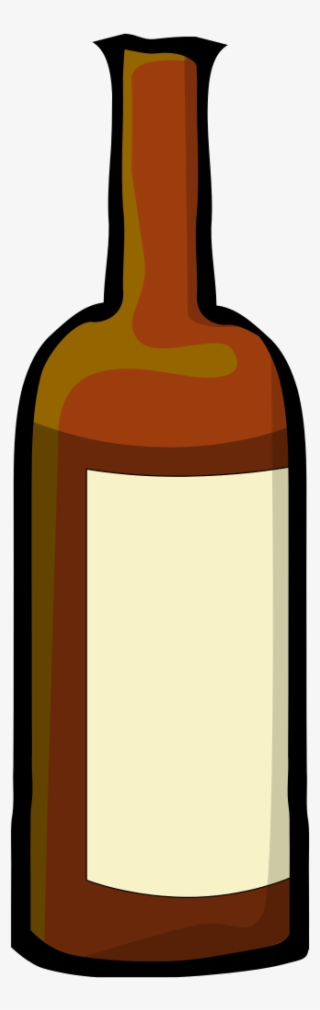
#> input picture Final RPG/winebottle1.png, 320 x 1010 px; its folder holds 6 pictures in this run
$ python -i FinalRPG.py   (imports and definitions only)   (older library calls are emulated)
#> lines starting #> are read from the running program, lines starting #| are printed output that depends on the picture
import tkinter as tk
from PIL import Image, ImageTk
from tkinter import font as tkFont
from tictactoeGUI import ticTacToe as tttGame
import configFile as cf
import random
import time

# Initializes main window
# [3 lines not run here, left out]

# Creates fonts
helv10 = tkFont.Font(family = "Helvetica", size = 10)
helv15 = tkFont.Font(family = "Helvetica", size = 15)
helv20 = tkFont.Font(family = "Helvetica", size = 17)
helv25 = tkFont.Font(family = "Helvetica", size = 25)
helv35 = tkFont.Font(family = "Helvetica", size = 35)

tooltipList = []

# Function containing all of the tic tac toe code
# [276 lines left out: functions ticTacToe, guessingGame, codeEnter, displayEnd, not called in this run]

def wineGuesser():
    # Python garbage collector goes ahead and gets rid of the image variables if they are local for whatever reason
    global wgWindow, wine1_img, wine2_img, wine3_img
    wgWindow = tk.Toplevel()
    wgWindow.title("Wine Guesser")
    wgWindow.geometry("500x300")

    # [13 lines left out: function submit, not called in this run]

    titleLabel = tk.Label(wgWindow, text = "Wine Guesser", font = helv25)
    descLabel = tk.Label(wgWindow, text = "Choose a poi- wine. Be careful now.", font = helv15)

    # Create wine bottles
    preWine1_img = Image.open("winebottle1.png")
#> preWine1_img is the input picture: PIL image 320x1010 RGB; mean R, G, B 180.7, 159.2, 134.1
    preWine1_img = preWine1_img.resize((60, 90), Image.ANTIALIAS)
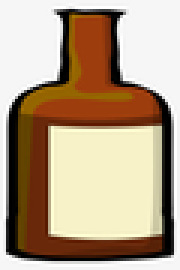
#> preWine1_img: PIL image 60x90 RGB (shown 3 times larger); mean R, G, B 180.9, 159.5, 134.5
    wine1_img = ImageTk.PhotoImage(preWine1_img)

    preWine2_img = Image.open("winebottle2.png")
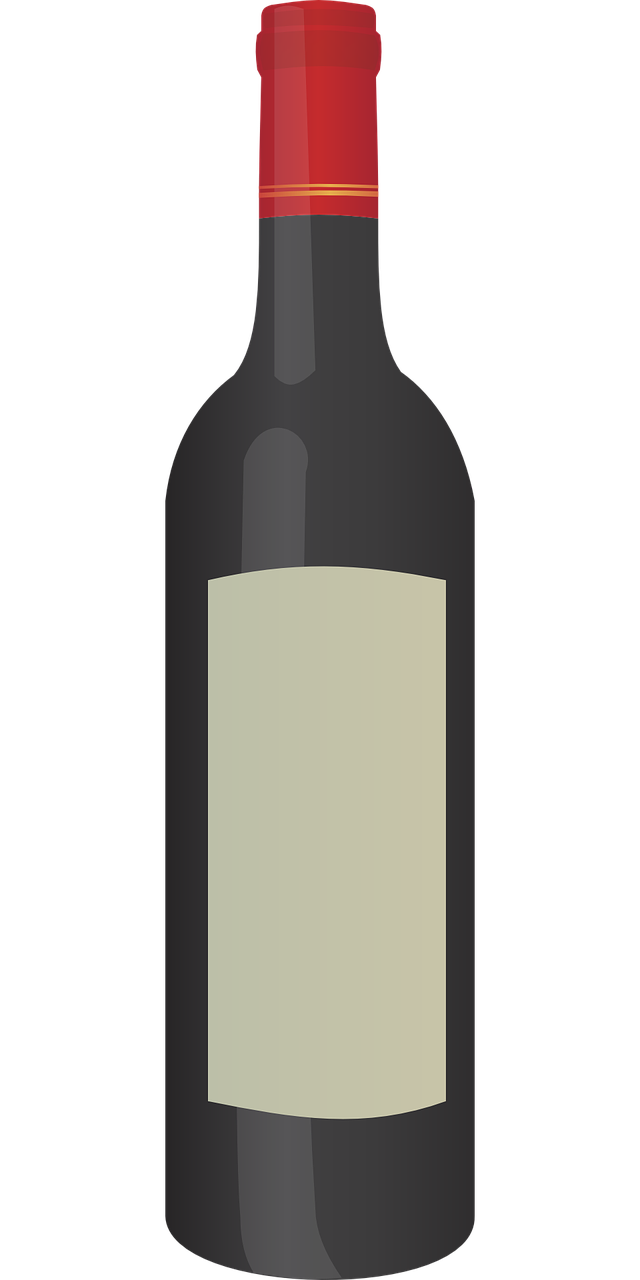
#> input picture Final RPG/winebottle2.png, 640 x 1280 px
#> preWine2_img is the input picture: PIL image 640x1280 RGBA; mean R, G, B, A 48, 43.5, 39.8, 98.3
    preWine2_img = preWine2_img.resize((60, 90), Image.ANTIALIAS)
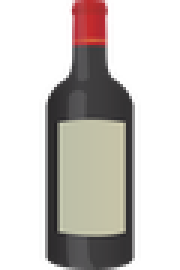
#> preWine2_img: PIL image 60x90 RGBA (shown 3 times larger); mean R, G, B, A 51.8, 45.9, 42.5, 98.3; transparent parts drawn white
    wine2_img = ImageTk.PhotoImage(preWine2_img)

    preWine3_img = Image.open("winebottle3.png")
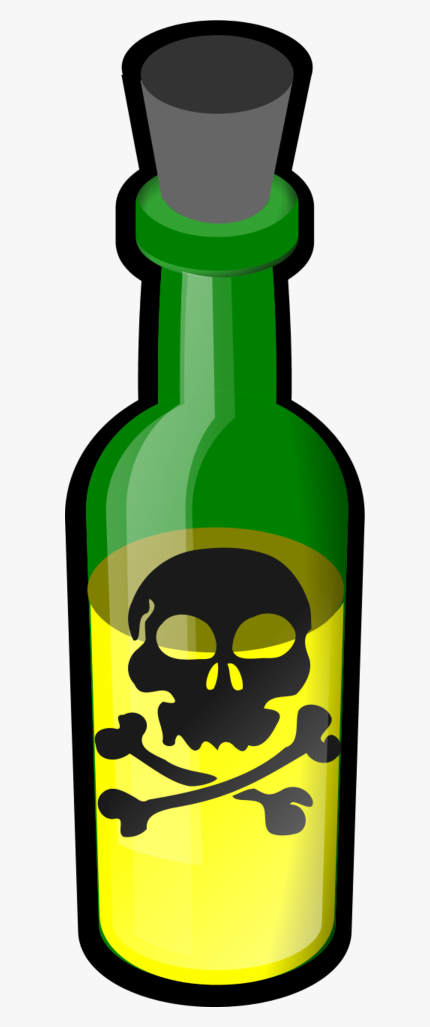
#> input picture Final RPG/winebottle3.png, 860 x 2054 px (shown at 1/2 size)
#> preWine3_img is the input picture: PIL image 860x2054 RGBA; mean R, G, B, A 166.3, 180.7, 138.6, 255
    preWine3_img = preWine3_img.resize((60, 90), Image.ANTIALIAS)
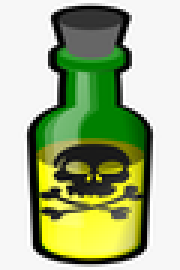
#> preWine3_img: PIL image 60x90 RGBA (shown 3 times larger); mean R, G, B, A 166.5, 180.9, 139, 255
    wine3_img = ImageTk.PhotoImage(preWine3_img)

    # Creates image labels
    wine1 = tk.Button(wgWindow, image = wine1_img, command = lambda: submit(1))
    wine2 = tk.Button(wgWindow, image = wine2_img, command = lambda: submit(2))
    wine3 = tk.Button(wgWindow, image = wine3_img, command = lambda: submit(3))

    titleLabel.grid(row = 0, column = 0, sticky = "w", columnspan = 3)
    descLabel.grid(row = 1, column = 0, sticky = "w", columnspan = 3)
    wine1.grid(row = 2, column = 0)
    wine2.grid(row = 2, column = 1)
    wine3.grid(row = 2, column = 2)

# [206 lines left out: functions multipleChoice, doorGuesser, keyGet, lock, winScene, not called in this run]

class ToolTip(object):
    # Throws a lot of errors but works fine
    # [30 lines left out: functions __init__, showTooltip, hideTooltip, not called in this run]

# Class to store player information
class playerState():

    def __init__(self, room, lives):
        self.room = room # Stores current room as an object
        self.lives = lives
        self.unlockedEndings = 0
        # Dictionary to store different end conditions
        self.endDict = {0:{"name":"Death", "unlocked":False, "text":"Expected to be honest.", "room":"N/A", "c":"None!"},
                        1:{"name":"Awkward...","unlocked":False, "text":"Well, you weren't supposed to do that.", "room":"Doorway", "c":"1"},
                        2:{"name":"Scaredy Cat","unlocked":False, "text":"Hide from your fears.", "room":"Closet", "c":"9"},
                        3:{"name":"Relaxation Time","unlocked":False,"text":"Sometimes you just need to sit back and relax.","room":"Theatre", "c":"7"},
                        4:{"name":"Tasty!","unlocked":False, "text":"Too much food...","room":"Food Closet","c":"6"}
                    }
        self.code = ["-","-","-","-"]
        self.keyGot = 0

    # [28 lines left out: functions loseLife, resetGame, unlockEnding, not called in this run]

# Class used to create the rooms
class room():
    def __init__(self, puzzle, name, text, winText, loseText, code = 0):
        self.name = name
        self.puzzle = puzzle
        self.text = text # Text to display when the player enters a room
        self.loseText = loseText
        self.winText = winText
        self.code = code

    def assignNeighbours(self, left, right, up, down):
        # Stores the information about the room's neighbours, and the button object that leads to that room
        self.neighbours = {"left":{"button":leftArrow, "room":left},
                            "right":{"button":rightArrow, "room":right},
                            "up":{"button":upArrow, "room":up},
                            "down":{"button":downArrow, "room":down}}

    # Loads the room
    # [160 lines left out: functions initState, moveRoom, interact, not called in this run]

def createRooms():
    # room() takes the puzzle, name of room, text to display when the player enters, text to display when the players loses/wins.
    global startingRoom, hallway1, doorway, kitchen, ballroom, hallway2, bossroom, slide, stairs1, basement, closet, stairs2, cellar, theatre, dining_room, hallway3, kitchen, closet2, hallway4, living_room
    startingRoom = room("gGame", "Entrance", "Ho ho ho... welcome to my house of Death!", "Hmm, maybe that was a bit too easy.", "Well that was a good effort... down one life!", "1976")
    hallway1 = room("ttt", "Hallway", "You see a whiteboard on the wall, with a Tic Tac Toe board. Let's play!", "I would have been worried if you hadn't won that.", "How did you... lose against yourself?")
    doorway = room(1, "Doorway", "Well, I guess you win?", "N/A", "N/A")
    ballroom = room("mc", "Ballroom", "Pop quiz! No dancing or music unfortunately.", "Maybe I should have made the questions a bit harder.", "You should brush up on your trivia.")
    hallway2 = room("code", "Hallway", "You here a faint hum ahead. Spooky.", "There's no turning back once you go forward.", "Go and explore more. Open up the endings screen to see what you have so far.", "1976")
    bossroom = room("end", "The Exit", "Damn you!", "Begone fool...", "Muahahaha! Try again.")
    slide = room("none", "Slide!", "Down you go!", "N/A", "N/A")
    stairs1 = room("gGame", "Basement Stairs", "The stairs lead down to a very dark room.", "I should stop using these number guessing games.", " Get good.")
    basement = room("none", "Basement", "Ahhhh! I'm joking. Why would I get scared in my own house?", "Well, you've still got a ways to go.", "Hahahahaha.")
    closet = room(2, "Closet", "Just hide and everything will be alright.", "N/A", "N/A")
    stairs2 = room("door", "Deeper Stairs", "These lead deeper down...", "Good luck in the next room. Hehehe...", "Come on. You just have to pick a door.")
    cellar = room("wGame", "Wine Cellar", "Ah, a proud collection. Don't touch anything!", "That was expensive...", "Serves you right!")
    theatre = room(3, "Theatre", "Sometimes it's nice to relax with some popcorn and watch a movie.", "N/A", "N/A")
    dining_room = room("none", "Dining Room", "Good luck finding your way through this maze of tables.", "What do you mean it was just a restaurant?.", "If you stick to the right it might work.")
    hallway3 = room("ttt", "Hallway", "Maybe this will stump you.", "Well, congrats. You've done the bare minimum.", "How...?")
    kitchen = room("none", "Kitchen", "Let's test your cooking skills.", "Ah... I may have forgotten to lay out the food. Forget this.", "How many times have you cooked in your life?")
    closet2 = room(4, "Food Closet", "Eat your problems away.", "N/A", "N/A")
    hallway4 = room("lock", "Hallway", "Good luck picking this!", "Darn it. I paid a lot for that lock.", "Hahah! Wait... where did I put that key?")
    living_room = room("none", "Living Room", "Let's watch some TV and relax.", "Do you mind getting some food?","Have you never used a remote in your life?")

def createNeighbours():
    global startingRoom, hallway1, doorway, kitchen
    # Assigns the room's neighbours as room objects
    # assignNeighbours(Left, Right, Up, Down)
    startingRoom.assignNeighbours(False, False, hallway1, doorway)
    doorway.assignNeighbours(False, False, startingRoom, False)
    hallway1.assignNeighbours(False, False, ballroom, startingRoom)
    ballroom.assignNeighbours(stairs1, dining_room, hallway2, hallway1)
    hallway2.assignNeighbours(slide, False, bossroom, ballroom)
    bossroom.assignNeighbours(False, False, False, hallway2)
    slide.assignNeighbours(basement, False, False, False)
    stairs1.assignNeighbours(basement, ballroom, False, False)
    basement.assignNeighbours(False, stairs1, closet, stairs2)
    closet.assignNeighbours(False, False, False, basement)
    stairs2.assignNeighbours(False, False, basement, cellar)
    cellar.assignNeighbours(False, theatre, stairs2, False)
    theatre.assignNeighbours(cellar, False, False, False)
    dining_room.assignNeighbours(ballroom, False, hallway3, hallway4)
    hallway3.assignNeighbours(False, False, kitchen, dining_room)
    kitchen.assignNeighbours(False, False, closet2, hallway3)
    closet2.assignNeighbours(False, False, False, kitchen)
    hallway4.assignNeighbours(False, False, dining_room, living_room)
    living_room.assignNeighbours(False, False, hallway4, False)

createRooms()

player = playerState(startingRoom, 3)

# Handles the ending screen window
# [38 lines left out: functions endingsScreen, displayMenu, not called in this run]

# Initializes main images
# [1 line not run here, left out]
# [1 line that did not run here, left out]
# [1 line not run here, left out]
# [1 line that did not run here, left out]
# [1 line that did not run here, left out]
# [1 line that did not run here, left out]

# Creates the heart labels
# [1 line that did not run here, left out]
# [1 line that did not run here, left out]
# [1 line that did not run here, left out]
# [1 line that did not run here, left out]


# Creates main text
# [1 line that did not run here, left out]
# [1 line that did not run here, left out]
# [1 line that did not run here, left out]

# Creates buttons
# [1 line that did not run here, left out]
# [1 line that did not run here, left out]
# [1 line that did not run here, left out]
# [1 line that did not run here, left out]
# [1 line that did not run here, left out]
# [1 line that did not run here, left out]
# Creates empty canvas spaces
# [1 line that did not run here, left out]

# Displays the created widgets
# [14 lines not run here, left out]

# [1 line that did not run here, left out]

# [3 lines not run here, left out]

>>> result = wineGuesser()
